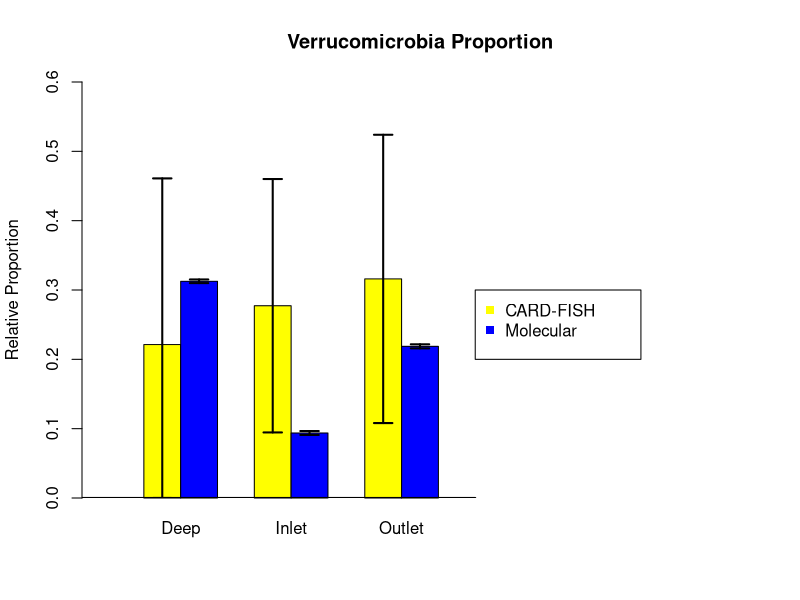

Recreate this plot in R.
## ---- chunk 1
#Create matrix of initial counts and area
#Also calculate sum of columns
Mus.In.Hypo.Eub.matrix <- matrix(nrow=3, ncol=3)
colnames(Mus.In.Hypo.Eub.matrix) <- c("DAPI","GFP", "Area um2")
Mus.In.Hypo.Eub.matrix[,1] <- c(539, 370, 288)
Mus.In.Hypo.Eub.matrix[,2] <- c(446, 267, 212)
Mus.In.Hypo.Eub.matrix[,3] <- c(4359.63, 2890.21, 1895.51)
MIHE.DAPI <- sum(Mus.In.Hypo.Eub.matrix[,1])
MIHE.GFP <- sum(Mus.In.Hypo.Eub.matrix[,2])
MIHE.Area <- sum(Mus.In.Hypo.Eub.matrix[,3])

Mus.Out.Hypo.Eub.matrix <- matrix(nrow=6, ncol=3)
colnames(Mus.Out.Hypo.Eub.matrix) <- c("DAPI","GFP","Area um2")
Mus.Out.Hypo.Eub.matrix[,1] <- c(107,200,160,182,264,159)
Mus.Out.Hypo.Eub.matrix[,2] <- c(70,123,86,100,169,105)
Mus.Out.Hypo.Eub.matrix[,3] <- c(3183.64,3971.45,3168.87,3980.98,4345.72,3283.65)
MOHE.DAPI <- sum(Mus.Out.Hypo.Eub.matrix[,1])
MOHE.GFP <- sum(Mus.Out.Hypo.Eub.matrix[,2])
MOHE.Area <- sum(Mus.Out.Hypo.Eub.matrix[,3])

Mus.Dep.Hypo.Eub.matrix <- matrix(nrow=4, ncol=3)
colnames(Mus.Dep.Hypo.Eub.matrix) <- c("DAPI","GFP", "Area um2")
Mus.Dep.Hypo.Eub.matrix[,1] <- c(266,316,220,280)
Mus.Dep.Hypo.Eub.matrix[,2] <- c(128,132,137,148)
Mus.Dep.Hypo.Eub.matrix[,3] <- c(3160.2,3466.53,3162.79,3485.15)
MDHE.DAPI <- sum(Mus.Dep.Hypo.Eub.matrix[,1])
MDHE.GFP <- sum(Mus.Dep.Hypo.Eub.matrix[,2])
MDHE.Area <- sum(Mus.Dep.Hypo.Eub.matrix[,3])

Mus.In.Hypo.Ver.matrix <- matrix(nrow=3, ncol=3)
colnames(Mus.In.Hypo.Ver.matrix) <- c("DAPI","GFP", "Area um2")
Mus.In.Hypo.Ver.matrix[,1] <- c(490,396,626)
Mus.In.Hypo.Ver.matrix[,2] <- c(107,80,137)
Mus.In.Hypo.Ver.matrix[,3] <- c(3476.03,3142.46,3939.4)
MIHV.DAPI <- sum(Mus.In.Hypo.Ver.matrix[,1])
MIHV.GFP <- sum(Mus.In.Hypo.Ver.matrix[,2])
MIHV.Area <- sum(Mus.In.Hypo.Ver.matrix[,3])

Mus.Out.Hypo.Ver.matrix <- matrix(nrow=6, ncol=3)
colnames(Mus.Out.Hypo.Ver.matrix) <- c("DAPI","GFP", "Area um2")
Mus.Out.Hypo.Ver.matrix[,1] <- c(145,150,120,226,244,180)
Mus.Out.Hypo.Ver.matrix[,2] <- c(30,21,22,34,51,47)
Mus.Out.Hypo.Ver.matrix[,3] <- c(4328.38,4316.28,4409.73,3971.45,4328.39,4321.46)
MOHV.DAPI <- sum(Mus.Out.Hypo.Ver.matrix[,1])
MOHV.GFP <- sum(Mus.Out.Hypo.Ver.matrix[,2])
MOHV.Area <- sum(Mus.Out.Hypo.Ver.matrix[,3])

Mus.Dep.Hypo.Ver.matrix <- matrix(nrow=5, ncol=3)
colnames(Mus.Dep.Hypo.Ver.matrix) <- c("DAPI","GFP","Area um2")
Mus.Dep.Hypo.Ver.matrix[,1] <- c(264,144,244,304,282)
Mus.Dep.Hypo.Ver.matrix[,2] <- c(29,15,26,41,27)
Mus.Dep.Hypo.Ver.matrix[,3] <- c(2836.98,3787.51,4356.16,4314.53,3611.04)
MDHV.DAPI <- sum(Mus.Dep.Hypo.Ver.matrix[,1])
MDHV.GFP <- sum(Mus.Dep.Hypo.Ver.matrix[,2])
MDHV.Area <- sum(Mus.Dep.Hypo.Ver.matrix[,3])

#Create table to display total counts
TEub.matrix <- matrix(nrow=2,ncol=3)
colnames(TEub.matrix) <- c("Deep","Inlet","Outlet")
rownames(TEub.matrix) <- c("Cells","Bacteria")
TEub.matrix[1,] <- c(MDHE.DAPI, MIHE.DAPI,MOHE.DAPI)
TEub.matrix[2,] <- c(MDHE.GFP, MIHE.GFP,MOHE.GFP)

TVer.matrix <- matrix(nrow=2,ncol=3)
colnames(TVer.matrix) <- c("Deep","Inlet","Outlet")
rownames(TVer.matrix) <- c("Cells","Verrucomicrobia")
TVer.matrix[1,] <- c(MDHV.DAPI, MIHV.DAPI,MOHV.DAPI)
TVer.matrix[2,] <- c(MDHV.GFP, MIHV.GFP,MOHV.GFP)

TEub.matrix

TVer.matrix
## ---- chunk 2
#Convert area from um2 to mm2
MDHE.Area <- MDHE.Area/10^6
MDHV.Area <- MDHV.Area/10^6
MIHE.Area <- MIHE.Area/10^6
MIHV.Area <- MIHV.Area/10^6
MOHE.Area <- MOHE.Area/10^6
MOHV.Area <- MOHV.Area/10^6

#Calculate total filtered area
MDHE.TArea <- 250/MDHE.Area
MDHV.TArea <- 250/MDHV.Area
MIHE.TArea <- 250/MIHE.Area
MIHV.TArea <- 250/MIHV.Area
MOHE.TArea <- 250/MOHE.Area
MOHV.TArea <- 250/MOHV.Area

#Create function to calculate cells/mL
cell.mL <- function(Area,Count){
  cell.filt <- Area * Count
  cells.mL <- cell.filt / 10
  return(cells.mL)
}

#Calculate cells/mL
MDHE.Cell.mL <- cell.mL(MDHE.TArea,MDHE.DAPI)
MDHE.Bac.mL <- cell.mL (MDHE.TArea, MDHE.GFP)
MDHV.Cell.mL <- cell.mL(MDHV.TArea, MDHV.DAPI)
MDHV.Ver.mL <- cell.mL(MDHV.TArea, MDHV.GFP)
MOHE.Cell.mL <- cell.mL (MOHE.TArea, MOHE.DAPI)
MOHE.Bac.mL <- cell.mL(MOHE.TArea, MOHE.GFP)
MOHV.Cell.mL <- cell.mL(MOHV.TArea,MOHV.DAPI)
MOHV.Ver.mL <- cell.mL(MOHV.TArea,MOHV.GFP)
MIHE.Cell.mL <- cell.mL(MIHE.TArea,MIHE.DAPI)
MIHE.Bac.mL <- cell.mL(MIHE.TArea,MIHE.GFP)
MIHV.Cell.mL <- cell.mL(MIHV.TArea,MIHV.DAPI)
MIHV.Ver.mL <- cell.mL(MIHV.TArea,MIHV.GFP)

#Create table to display cells/mL
Eub.matrix <- matrix(nrow=2,ncol=3)
colnames(Eub.matrix) <- c("Deep", "Inlet", "Outlet")
rownames(Eub.matrix) <- c("Cells/mL","Bacteria/mL")
Eub.matrix[1,] <- c(MDHE.Cell.mL,MIHE.Cell.mL,MOHE.Cell.mL)
Eub.matrix[2,] <- c(MDHE.Bac.mL,MIHE.Bac.mL,MOHE.Bac.mL)

Ver.matrix <- matrix(nrow=2,ncol=3)
colnames(Ver.matrix) <- c("Deep", "Inlet", "Outlet")
rownames(Ver.matrix) <- c("Cells/mL","Verrucomicrobia/mL")
Ver.matrix[1,] <- c(MDHV.Cell.mL,MIHV.Cell.mL,MOHV.Cell.mL)
Ver.matrix[2,] <- c(MDHV.Ver.mL,MIHV.Ver.mL,MOHV.Ver.mL)

Eub.matrix

Ver.matrix
## ---- chunk 3
#Calculate proporations
DBac.cell <- MDHE.Bac.mL/MDHE.Cell.mL
IBac.cell <- MIHE.Bac.mL/MIHE.Cell.mL
OBac.cell <- MOHE.Bac.mL/MOHE.Cell.mL
DVer.cell <- MDHV.Ver.mL/MDHV.Cell.mL
IVer.cell <- MIHV.Ver.mL/MIHV.Cell.mL
OVer.cell <- MOHV.Ver.mL/MOHV.Cell.mL
DVer.Bac <- MDHV.Ver.mL/MDHE.Bac.mL
IVer.Bac <- MIHV.Ver.mL/MIHE.Bac.mL
OVer.Bac <- MOHV.Ver.mL/MOHE.Bac.mL

#Create proportion table
Prop.matrix <- matrix(nrow=3,ncol=3)
colnames(Prop.matrix)<-c("Deep","Inlet","Outlet")
rownames(Prop.matrix)<-c("Bacteria/Cells","Verruco/Cells","Verruco/Bacteria")
Prop.matrix[1,]<-c(DBac.cell,IBac.cell,OBac.cell)
Prop.matrix[2,]<-c(DVer.cell,IVer.cell,OVer.cell)
Prop.matrix[3,]<-c(DVer.Bac,IVer.Bac,OVer.Bac)

Prop.matrix
## ---- chunk 4
#Calculate relative proportions
DRVer <- DVer.cell/DBac.cell
IRVer <- IVer.cell/IBac.cell
ORVer <- OVer.cell/OBac.cell

#Create relative proportion table
RelProp.matrix <- matrix(nrow=1,ncol=3)
colnames(RelProp.matrix) <- c("Deep","Inlet","Outlet")
rownames(RelProp.matrix) <- c("Verruco/Bacteria")
RelProp.matrix[1,] <- c(DRVer,IRVer,ORVer)

RelProp.matrix
## ---- chunk 5
#Make matrix
Abs.Rel <- matrix(nrow=2,ncol=3)
Abs.Rel[1,] <- Prop.matrix[3,]
Abs.Rel[2,] <- RelProp.matrix

#Transpose matrix; flip dimensions
Abs.Rel <- t(Abs.Rel)

prop.test(Abs.Rel)
## ---- chunk 6
#Make sequencing proportion table
Tag.matrix <- matrix(nrow=1, ncol=3)
colnames(Tag.matrix) <- c("Deep", "Inlet", "Outlet")
Tag.matrix[1,] <- c(0.31256, 0.09375,0.21875)

#Create table for comparison of seq and rel CARD-FISH
Tag.compare <- matrix(nrow=3, ncol=2)
Tag.compare[,1] <- Abs.Rel[,2]
Tag.compare[,2] <- c(0.31256, 0.09375,0.21875)

prop.test(Tag.compare)
## ---- chunk 7
#Function to calculate standard deviation
sd <- function(p,n){
  a <- 1-p
  b <- p*a
  c <- b/n
  d <- sqrt(c)
  return(d)
}

#Calculate sd
#Observations for FISH = num fields counted
FISH.Dep.sd <- sd(Abs.Rel[1,2], 3)
FISH.In.sd <- sd(Abs.Rel[2,2], 6)
FISH.Out.sd <- sd(Abs.Rel[3,2], 5)
#Observations for 
Tag.Dep.sd <- sd(Tag.compare[1,1], 25000)
Tag.In.sd <- sd(Tag.compare[2,1], 25000)
Tag.Out.sd <- sd(Tag.compare[3,1],25000)

#Prep matrix for bar plot
Tag.compare <- t(Tag.compare)

#Create bar plot
barplot(Tag.compare, width=1, names.arg=c("Deep", "Inlet", "Outlet"),beside=TRUE, horiz=FALSE, col=c("Yellow","Blue"),main="Verrucomicrobia Proportion", ylab="Relative Proportion", xlim=c(0,17),ylim=c(0,0.6), axisnames=TRUE)

#Add x-axis
segments(-1,0,10,0, lwd=2)

#Add legend
legend(x=c(10,14.5), y=c(0.2,0.3), legend=c("CARD-FISH","Molecular"), col=c("yellow","blue"), pch=15)

#Add std error bars
#Vertical
segments(1.5,0,1.5,Tag.compare[1,1]+FISH.Dep.sd,lwd=2)
#Bottom horizontal
segments(1.25,0, 1.75, 0,lwd=2)
#Top horizontal
segments(1.25,Tag.compare[1,1]+FISH.Dep.sd, 1.75, Tag.compare[1,1]+FISH.Dep.sd,lwd=2)

segments(2.5,Tag.compare[2,1]-Tag.Dep.sd,2.5,Tag.compare[2,1]+Tag.Dep.sd,lwd=2)
segments(2.25,Tag.compare[2,1]-Tag.Dep.sd, 2.75, Tag.compare[2,1]-Tag.Dep.sd,lwd=2)
segments(2.25,Tag.compare[2,1]+Tag.Dep.sd, 2.75, Tag.compare[2,1]+Tag.Dep.sd,lwd=2)

segments(4.5,Tag.compare[1,2]-FISH.In.sd,4.5,Tag.compare[1,2]+FISH.In.sd,lwd=2)
segments(4.25,Tag.compare[1,2]-FISH.In.sd,4.75,Tag.compare[1,2]-FISH.In.sd,lwd=2)
segments(4.25,Tag.compare[1,2]+FISH.In.sd,4.75,Tag.compare[1,2]+FISH.In.sd,lwd=2)

segments(5.5,Tag.compare[2,2]-Tag.In.sd,5.5,Tag.compare[2,2]+Tag.In.sd,lwd=2)
segments(5.25,Tag.compare[2,2]-Tag.In.sd,5.75,Tag.compare[2,2]-Tag.In.sd,lwd=2)
segments(5.25,Tag.compare[2,2]+Tag.In.sd,5.75,Tag.compare[2,2]+Tag.In.sd,lwd=2)

segments(7.5,Tag.compare[1,3]-FISH.Out.sd,7.5,Tag.compare[1,3]+FISH.Out.sd,lwd=2)
segments(7.25,Tag.compare[1,3]-FISH.Out.sd,7.75,Tag.compare[1,3]-FISH.Out.sd,lwd=2)
segments(7.25,Tag.compare[1,3]+FISH.Out.sd,7.75,Tag.compare[1,3]+FISH.Out.sd,lwd=2)

segments(8.5,Tag.compare[2,3]-Tag.Out.sd,8.5,Tag.compare[2,3]+Tag.Out.sd,lwd=2)
segments(8.25,Tag.compare[2,3]-Tag.Out.sd,8.75,Tag.compare[2,3]-Tag.Out.sd,lwd=2)
segments(8.25,Tag.compare[2,3]+Tag.Out.sd,8.75,Tag.compare[2,3]+Tag.Out.sd,lwd=2)
## ---- chunk 8
power.prop.test(n=c(5), p1=Tag.compare[1,1], p2=Tag.compare[2,1], sig.level=0.05, power=NULL, alternative="two.sided")
## ---- chunk 9
power.prop.test(n=c(3), p1=Tag.compare[1,2], p2=Tag.compare[2,2], sig.level=0.05, power=NULL, alternative="two.sided")
## ---- chunk 10
power.prop.test(n=c(6), p1=Tag.compare[1,3], p2=Tag.compare[2,3], sig.level=0.05, power=NULL, alternative="two.sided")
